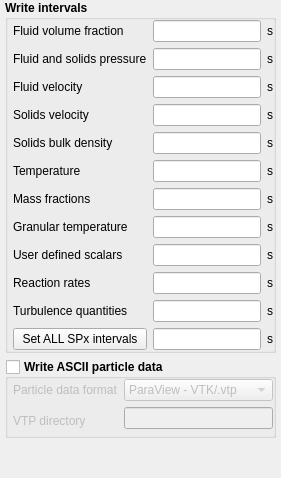
     <widget class="QWidget" name="page_spx">
      <layout class="QGridLayout" name="gridLayout_3">
       <property name="leftMargin">
        <number>5</number>
       </property>
       <property name="topMargin">
        <number>0</number>
       </property>
       <property name="rightMargin">
        <number>5</number>
       </property>
       <property name="bottomMargin">
        <number>0</number>
       </property>
       <item row="0" column="0" colspan="2">
        <widget class="QGroupBox" name="groupbox_spx">
         <property name="maximumSize">
          <size>
           <width>16777215</width>
           <height>16777215</height>
          </size>
         </property>
         <property name="font">
          <font>
           <weight>75</weight>
           <bold>true</bold>
          </font>
         </property>
         <property name="title">
          <string>Write intervals</string>
         </property>
         <property name="flat">
          <bool>true</bool>
         </property>
         <layout class="QGridLayout" name="gridLayout_2">
          <property name="leftMargin">
           <number>5</number>
          </property>
          <property name="topMargin">
           <number>0</number>
          </property>
          <property name="rightMargin">
           <number>0</number>
          </property>
          <property name="bottomMargin">
           <number>0</number>
          </property>
          <property name="spacing">
           <number>6</number>
          </property>
          <item row="0" column="1">
           <widget class="LineEdit" name="lineedit_keyword_spx_dt_args_1">
            <property name="maximumSize">
             <size>
              <width>16777215</width>
              <height>16777215</height>
             </size>
            </property>
            <property name="font">
             <font>
              <weight>50</weight>
              <bold>false</bold>
             </font>
            </property>
           </widget>
          </item>
          <item row="5" column="1">
           <widget class="LineEdit" name="lineedit_keyword_spx_dt_args_6">
            <property name="maximumSize">
             <size>
              <width>16777215</width>
              <height>16777215</height>
             </size>
            </property>
            <property name="font">
             <font>
              <weight>50</weight>
              <bold>false</bold>
             </font>
            </property>
           </widget>
          </item>
          <item row="8" column="0">
           <widget class="QLabel" name="label_spx_dt_args_9">
            <property name="font">
             <font>
              <weight>50</weight>
              <bold>false</bold>
             </font>
            </property>
            <property name="text">
             <string>User defined scalars</string>
            </property>
           </widget>
          </item>
          <item row="9" column="2">
           <widget class="QLabel" name="label_spx_dt_units_args_10">
            <property name="font">
             <font>
              <weight>50</weight>
              <bold>false</bold>
             </font>
            </property>
            <property name="text">
             <string>s</string>
            </property>
           </widget>
          </item>
          <item row="2" column="1">
           <widget class="LineEdit" name="lineedit_keyword_spx_dt_args_3">
            <property name="maximumSize">
             <size>
              <width>16777215</width>
              <height>16777215</height>
             </size>
            </property>
            <property name="font">
             <font>
              <weight>50</weight>
              <bold>false</bold>
             </font>
            </property>
           </widget>
          </item>
          <item row="4" column="0">
           <widget class="QLabel" name="label_spx_dt_args_5">
            <property name="font">
             <font>
              <weight>50</weight>
              <bold>false</bold>
             </font>
            </property>
            <property name="text">
             <string>Solids bulk density</string>
            </property>
           </widget>
          </item>
          <item row="5" column="2">
           <widget class="QLabel" name="label_spx_dt_units_args_6">
            <property name="font">
             <font>
              <weight>50</weight>
              <bold>false</bold>
             </font>
            </property>
            <property name="text">
             <string>s</string>
            </property>
           </widget>
          </item>
          <item row="3" column="0">
           <widget class="QLabel" name="label_spx_dt_args_4">
            <property name="font">
             <font>
              <weight>50</weight>
              <bold>false</bold>
             </font>
            </property>
            <property name="text">
             <string>Solids velocity</string>
            </property>
           </widget>
          </item>
          <item row="4" column="1">
           <widget class="LineEdit" name="lineedit_keyword_spx_dt_args_5">
            <property name="maximumSize">
             <size>
              <width>16777215</width>
              <height>16777215</height>
             </size>
            </property>
            <property name="font">
             <font>
              <weight>50</weight>
              <bold>false</bold>
             </font>
            </property>
           </widget>
          </item>
          <item row="8" column="2">
           <widget class="QLabel" name="label_spx_dt_units_args_9">
            <property name="font">
             <font>
              <weight>50</weight>
              <bold>false</bold>
             </font>
            </property>
            <property name="text">
             <string>s</string>
            </property>
           </widget>
          </item>
          <item row="9" column="0">
           <widget class="QLabel" name="label_spx_dt_args_10">
            <property name="font">
             <font>
              <weight>50</weight>
              <bold>false</bold>
             </font>
            </property>
            <property name="text">
             <string>Reaction rates</string>
            </property>
           </widget>
          </item>
          <item row="0" column="2">
           <widget class="QLabel" name="label_spx_dt_units_args_1">
            <property name="font">
             <font>
              <weight>50</weight>
              <bold>false</bold>
             </font>
            </property>
            <property name="text">
             <string>s</string>
            </property>
           </widget>
          </item>
          <item row="7" column="2">
           <widget class="QLabel" name="label_spx_dt_units_args_8">
            <property name="font">
             <font>
              <weight>50</weight>
              <bold>false</bold>
             </font>
            </property>
            <property name="text">
             <string>s</string>
            </property>
           </widget>
          </item>
          <item row="7" column="1">
           <widget class="LineEdit" name="lineedit_keyword_spx_dt_args_8">
            <property name="font">
             <font>
              <weight>50</weight>
              <bold>false</bold>
             </font>
            </property>
           </widget>
          </item>
          <item row="6" column="1">
           <widget class="LineEdit" name="lineedit_keyword_spx_dt_args_9">
            <property name="maximumSize">
             <size>
              <width>16777215</width>
              <height>16777215</height>
             </size>
            </property>
            <property name="font">
             <font>
              <weight>50</weight>
              <bold>false</bold>
             </font>
            </property>
           </widget>
          </item>
          <item row="2" column="2">
           <widget class="QLabel" name="label_spx_dt_units_args_3">
            <property name="font">
             <font>
              <weight>50</weight>
              <bold>false</bold>
             </font>
            </property>
            <property name="text">
             <string>s</string>
            </property>
           </widget>
          </item>
          <item row="10" column="0">
           <widget class="QLabel" name="label_spx_dt_args_11">
            <property name="font">
             <font>
              <weight>50</weight>
              <bold>false</bold>
             </font>
            </property>
            <property name="text">
             <string>Turbulence quantities</string>
            </property>
           </widget>
          </item>
          <item row="0" column="0">
           <widget class="QLabel" name="label_spx_dt_args_1">
            <property name="font">
             <font>
              <weight>50</weight>
              <bold>false</bold>
             </font>
            </property>
            <property name="text">
             <string>Fluid volume fraction</string>
            </property>
           </widget>
          </item>
          <item row="3" column="1">
           <widget class="LineEdit" name="lineedit_keyword_spx_dt_args_4">
            <property name="maximumSize">
             <size>
              <width>16777215</width>
              <height>16777215</height>
             </size>
            </property>
            <property name="font">
             <font>
              <weight>50</weight>
              <bold>false</bold>
             </font>
            </property>
           </widget>
          </item>
          <item row="5" column="0">
           <widget class="QLabel" name="label_spx_dt_args_6">
            <property name="font">
             <font>
              <weight>50</weight>
              <bold>false</bold>
             </font>
            </property>
            <property name="text">
             <string>Temperature</string>
            </property>
           </widget>
          </item>
          <item row="6" column="2">
           <widget class="QLabel" name="label_spx_dt_units_args_7">
            <property name="font">
             <font>
              <weight>50</weight>
              <bold>false</bold>
             </font>
            </property>
            <property name="text">
             <string>s</string>
            </property>
           </widget>
          </item>
          <item row="4" column="2">
           <widget class="QLabel" name="label_spx_dt_units_args_5">
            <property name="font">
             <font>
              <weight>50</weight>
              <bold>false</bold>
             </font>
            </property>
            <property name="text">
             <string>s</string>
            </property>
           </widget>
          </item>
          <item row="2" column="0">
           <widget class="QLabel" name="label_spx_dt_args_3">
            <property name="font">
             <font>
              <weight>50</weight>
              <bold>false</bold>
             </font>
            </property>
            <property name="text">
             <string>Fluid velocity</string>
            </property>
           </widget>
          </item>
          <item row="6" column="0">
           <widget class="QLabel" name="label_spx_dt_args_7">
            <property name="font">
             <font>
              <weight>50</weight>
              <bold>false</bold>
             </font>
            </property>
            <property name="text">
             <string>Mass fractions</string>
            </property>
           </widget>
          </item>
          <item row="10" column="1">
           <widget class="LineEdit" name="lineedit_keyword_spx_dt_args_11">
            <property name="font">
             <font>
              <weight>50</weight>
              <bold>false</bold>
             </font>
            </property>
           </widget>
          </item>
          <item row="1" column="0">
           <widget class="QLabel" name="label_spx_dt_args_2">
            <property name="font">
             <font>
              <weight>50</weight>
              <bold>false</bold>
             </font>
            </property>
            <property name="text">
             <string>Fluid and solids pressure</string>
            </property>
           </widget>
          </item>
          <item row="8" column="1">
           <widget class="LineEdit" name="lineedit_keyword_spx_dt_args_7">
            <property name="maximumSize">
             <size>
              <width>16777215</width>
              <height>16777215</height>
             </size>
            </property>
            <property name="font">
             <font>
              <weight>50</weight>
              <bold>false</bold>
             </font>
            </property>
           </widget>
          </item>
          <item row="7" column="0">
           <widget class="QLabel" name="label_spx_dt_args_8">
            <property name="font">
             <font>
              <weight>50</weight>
              <bold>false</bold>
             </font>
            </property>
            <property name="text">
             <string>Granular temperature</string>
            </property>
           </widget>
          </item>
          <item row="1" column="1">
           <widget class="LineEdit" name="lineedit_keyword_spx_dt_args_2">
            <property name="maximumSize">
             <size>
              <width>16777215</width>
              <height>16777215</height>
             </size>
            </property>
            <property name="font">
             <font>
              <weight>50</weight>
              <bold>false</bold>
             </font>
            </property>
           </widget>
          </item>
          <item row="1" column="2">
           <widget class="QLabel" name="label_spx_dt_units_args_2">
            <property name="font">
             <font>
              <weight>50</weight>
              <bold>false</bold>
             </font>
            </property>
            <property name="text">
             <string>s</string>
            </property>
           </widget>
          </item>
          <item row="10" column="2">
           <widget class="QLabel" name="label_spx_dt_units_args_11">
            <property name="font">
             <font>
              <weight>50</weight>
              <bold>false</bold>
             </font>
            </property>
            <property name="text">
             <string>s</string>
            </property>
           </widget>
          </item>
          <item row="9" column="1">
           <widget class="LineEdit" name="lineedit_keyword_spx_dt_args_10">
            <property name="maximumSize">
             <size>
              <width>16777215</width>
              <height>16777215</height>
             </size>
            </property>
            <property name="font">
             <font>
              <weight>50</weight>
              <bold>false</bold>
             </font>
            </property>
           </widget>
          </item>
          <item row="3" column="2">
           <widget class="QLabel" name="label_spx_dt_units_args_4">
            <property name="font">
             <font>
              <weight>50</weight>
              <bold>false</bold>
             </font>
            </property>
            <property name="text">
             <string>s</string>
            </property>
           </widget>
          </item>
          <item row="11" column="0">
           <widget class="QPushButton" name="pushbutton_set_all_spx">
            <property name="font">
             <font>
              <weight>50</weight>
              <bold>false</bold>
             </font>
            </property>
            <property name="toolTip">
             <string>Set all of the above SPx write intervals to the specified value</string>
            </property>
            <property name="text">
             <string>Set ALL SPx intervals</string>
            </property>
           </widget>
          </item>
          <item row="11" column="1">
           <widget class="LineEdit" name="lineedit_set_all_spx">
            <property name="font">
             <font>
              <weight>50</weight>
              <bold>false</bold>
             </font>
            </property>
           </widget>
          </item>
          <item row="11" column="2">
           <widget class="QLabel" name="label_set_all_spx_units">
            <property name="font">
             <font>
              <weight>50</weight>
              <bold>false</bold>
             </font>
            </property>
            <property name="text">
             <string>s</string>
            </property>
           </widget>
          </item>
         </layout>
        </widget>
       </item>
       <item row="1" column="0" colspan="2">
        <widget class="QGroupBox" name="groupbox_print_des_data">
         <property name="font">
          <font>
           <weight>75</weight>
           <bold>true</bold>
          </font>
         </property>
         <property name="title">
          <string>Write ASCII particle data</string>
         </property>
         <property name="flat">
          <bool>true</bool>
         </property>
         <property name="checkable">
          <bool>true</bool>
         </property>
         <property name="checked">
          <bool>false</bool>
         </property>
         <layout class="QGridLayout" name="gridLayout_4">
          <property name="leftMargin">
           <number>5</number>
          </property>
          <property name="topMargin">
           <number>0</number>
          </property>
          <property name="rightMargin">
           <number>0</number>
          </property>
          <property name="bottomMargin">
           <number>0</number>
          </property>
          <property name="verticalSpacing">
           <number>6</number>
          </property>
          <item row="0" column="0">
           <widget class="QLabel" name="label_des_output_type">
            <property name="font">
             <font>
              <weight>50</weight>
              <bold>false</bold>
             </font>
            </property>
            <property name="text">
             <string>Particle data format</string>
            </property>
           </widget>
          </item>
          <item row="0" column="1">
           <widget class="ComboBox" name="combobox_des_output_type">
            <property name="font">
             <font>
              <weight>50</weight>
              <bold>false</bold>
             </font>
            </property>
            <item>
             <property name="text">
              <string>ParaView - VTK/.vtp</string>
             </property>
            </item>
            <item>
             <property name="text">
              <string>Tecplot - .dat</string>
             </property>
            </item>
           </widget>
          </item>
          <item row="1" column="1">
           <widget class="LineEdit" name="lineedit_keyword_vtp_dir">
            <property name="font">
             <font>
              <weight>50</weight>
              <bold>false</bold>
             </font>
            </property>
           </widget>
          </item>
          <item row="1" column="0" rowspan="2">
           <widget class="QLabel" name="label_vtp_dir">
            <property name="font">
             <font>
              <weight>50</weight>
              <bold>false</bold>
             </font>
            </property>
            <property name="text">
             <string>VTP directory</string>
            </property>
           </widget>
          </item>
         </layout>
        </widget>
       </item>
       <item row="2" column="0">
        <spacer name="verticalSpacer_2">
         <property name="orientation">
          <enum>Qt::Vertical</enum>
         </property>
         <property name="sizeHint" stdset="0">
          <size>
           <width>20</width>
           <height>40</height>
          </size>
         </property>
        </spacer>
       </item>
      </layout>
     </widget>
